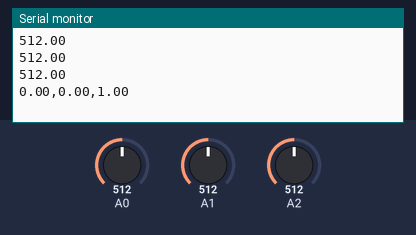
A sketch run on a simulated Arduino Uno, built with avr-gcc and run on an emulated ATmega328P. On the bench: the last lines printed to the serial monitor. The inputs (shaded band) are chosen by the test bench; at power-on: A0 = 512, A1 = 512, A2 = 512.

Above: at 3.2 s.
3.3 s: A0 set to 716
4.8 s: A1 set to 716
At 5.6 s:
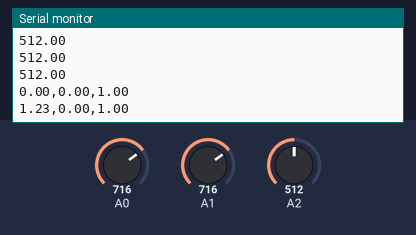
6.3 s: A2 set to 716
At 7.6 s:
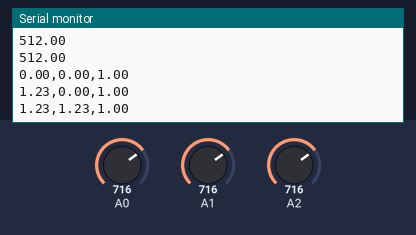
7.8 s: A0 set to 900
At 9.2 s:
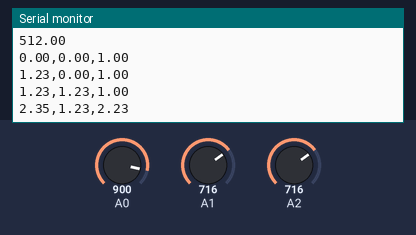
9.3 s: A1 set to 900
10.8 s: A2 set to 900
At 11.6 s:
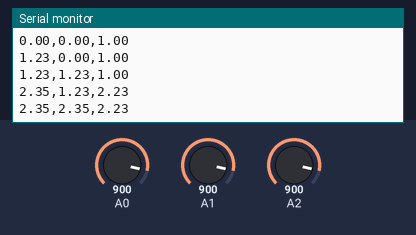
Timing chart, 0 to 13.3 s (numbered marks = the images above; inputs shaded):
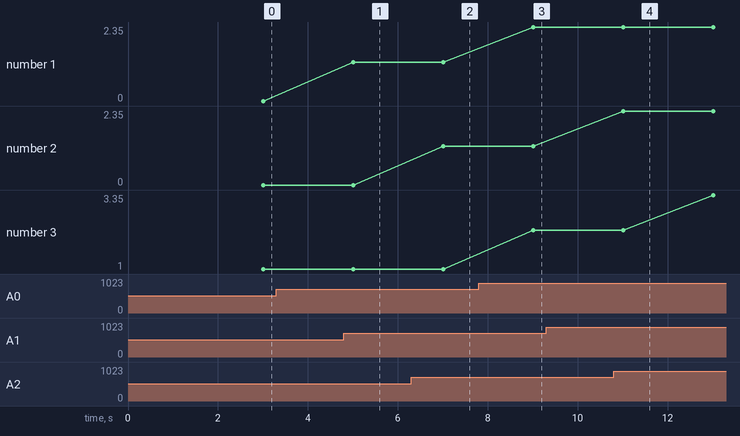

The sketch:

attempt_to_fix_auto_calibrate_accel.ino
```cpp
int Cal;
int NUM_Samples = 10;  //Sets number of accelerometer readings to 10
float Xave;
float Yave;
float Zave;

float averages(int cals[]){    //Calulate float average - general
    float sum = 0.0;
    float average = 0.0;
    int i;
    for (i = 0; i < NUM_Samples; i++){
      sum += cals[i];
      }
    average = (sum/NUM_Samples);
    return average;
}

void Calibration (){  // autocalibrate the accelerometer
  int XCal[NUM_Samples];
  int YCal[NUM_Samples];
  int ZCal[NUM_Samples];
  int i;
  for (i = 0; i < NUM_Samples; i++){
    XCal[i] = analogRead(A0);
    YCal[i] = analogRead(A1);
    ZCal[i] = analogRead(A2);
  }
  Xave = averages (XCal); //calculating and returning x average
  Yave = averages (YCal); //calculating and returning x average
  Zave = averages (ZCal); //calculating and returning x average

  Serial.println(Xave);
  Serial.println(Yave);
  Serial.println(Zave);

}


void setup() {
  Serial.begin(9600);
  pinMode (A0, INPUT);
  pinMode (A1, INPUT);
  pinMode (A2, INPUT);
  delay (1000);  //this avoids the spike in accelerometer when arduino turned on
  Calibration();
  int XValue = analogRead(A0);
  int YValue = analogRead(A1);
  int ZValue = analogRead(A2);
  delay (1000);
    //would be good to a beep at the end of setup so everyone knows it is complete
 }

void loop() {

  //inputting data from each axes of accelerometer
  int XValue = analogRead(A0);
  int YValue = analogRead(A1);
  int ZValue = analogRead(A2);
  delay(1000);

  float XCorrected = XValue-Xave;    //this corrects for initial condition of accelerometer
  float YCorrected = YValue-Yave;
  float ZCorrected = ZValue-Zave;

  float VX = (XCorrected/1023.0*3.3);  //converts the corrected XValue input into volts
  float VY = (YCorrected/1023.0*3.3);
  float VZ = (ZCorrected/1023.0*3.3);


  float Xg = VX*1.875;  //converts corrected volts into gees for g-select mode (gs pin)(g forces)
  float Yg = VY*1.875;
  float Zg = ((VZ*1.875)+1);

  Serial.print(Xg);    //this can be deleted - but allows us to see if accelerometer is calibrated
  Serial.print(",");
  Serial.print(Yg);
  Serial.print(",");
  Serial.println(Zg);
  delay(1000);        //this delay is not necessary, but reduces load when printing the X,Y,Z values

}
```

Measured:
- after the input at 7.8 s, the serial monitor: prints a new line after 1.2 s (image 3)
- plotted number 1: 1.23 → 2.35 after the input at 7.8 s
- plotted number 3: 2.23 → 3.35 after the input at 10.8 s
